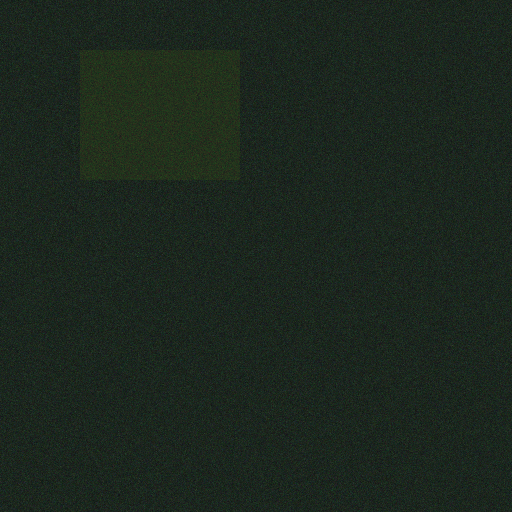
#> input picture SatQueryAI/tests/bitemporal_t1_cartosat.tif, 512 x 512 px, given in place of spi.mp4, which was not available
$ python enhance_video.py
#> lines starting #> are read from the running program, lines starting #| are printed output that depends on the picture; pictures that were not available may be replaced by others from this repository, and a replacement may not be noted
#> in main, frame is the input picture: shape (512, 512, 3); mean B, G, R 29.7, 38.9, 27.7
from pathlib import Path

import cv2
import numpy as np


SOURCE = Path("spi.mp4")
TARGET = Path("spi-hd.mp4")
TARGET_SIZE = (1920, 1080)


def cinematic_crop(frame):
    height, width = frame.shape[:2]
#> height = 512; width = 512
    target_ratio = TARGET_SIZE[0] / TARGET_SIZE[1]
    crop_height = int(width / target_ratio)
#> crop_height = 288
    crop_height = min(crop_height, height)
    y0 = max((height - crop_height) // 2, 0)
#> y0 = 112
    return frame[y0 : y0 + crop_height, 0:width]
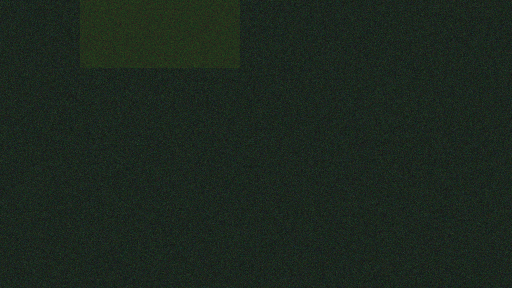
#> returned value: shape (288, 512, 3); mean of channels 0, 1, 2 29.7, 38.8, 27.6; drawn as B, G, R


def enhance_frame(frame):
    frame = cv2.resize(frame, TARGET_SIZE, interpolation=cv2.INTER_CUBIC)
#> frame: shape (1080, 1920, 3)

    lab = cv2.cvtColor(frame, cv2.COLOR_BGR2LAB)
#> lab: shape (1080, 1920, 3); mean of channels 0, 1, 2 36.4, 120.9, 132.5
    luminance, a_channel, b_channel = cv2.split(lab)
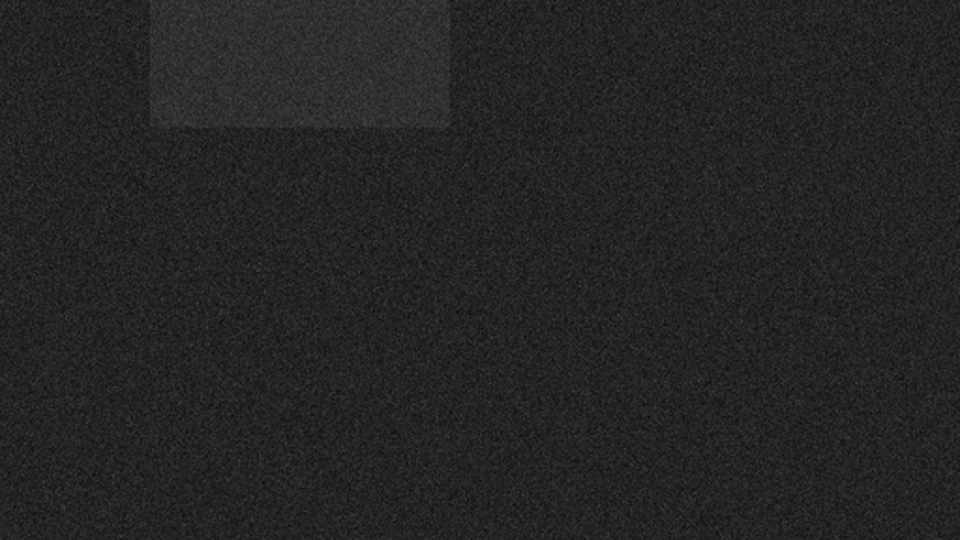
#> luminance: shape (1080, 1920) (shown at 1/2 size); min 11, max 74, mean 36.4
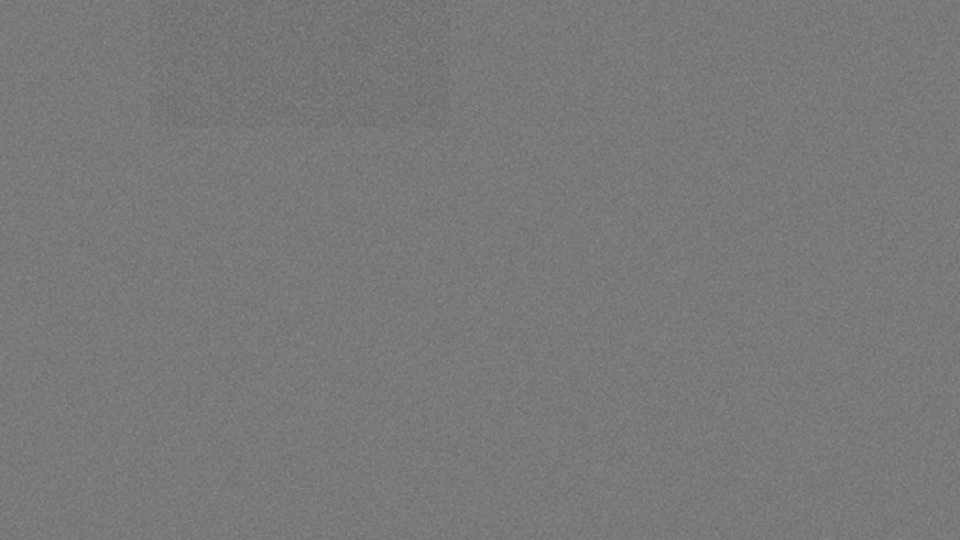
#> a_channel: shape (1080, 1920) (shown at 1/2 size); min 103, max 142, mean 120.9
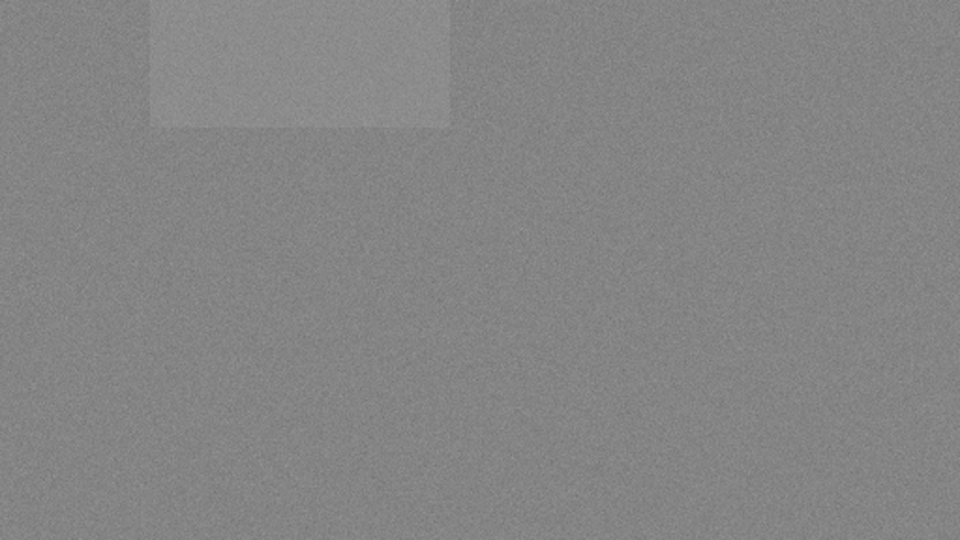
#> b_channel: shape (1080, 1920) (shown at 1/2 size); min 112, max 152, mean 132.5
    clahe = cv2.createCLAHE(clipLimit=1.8, tileGridSize=(8, 8))
    luminance = clahe.apply(luminance)
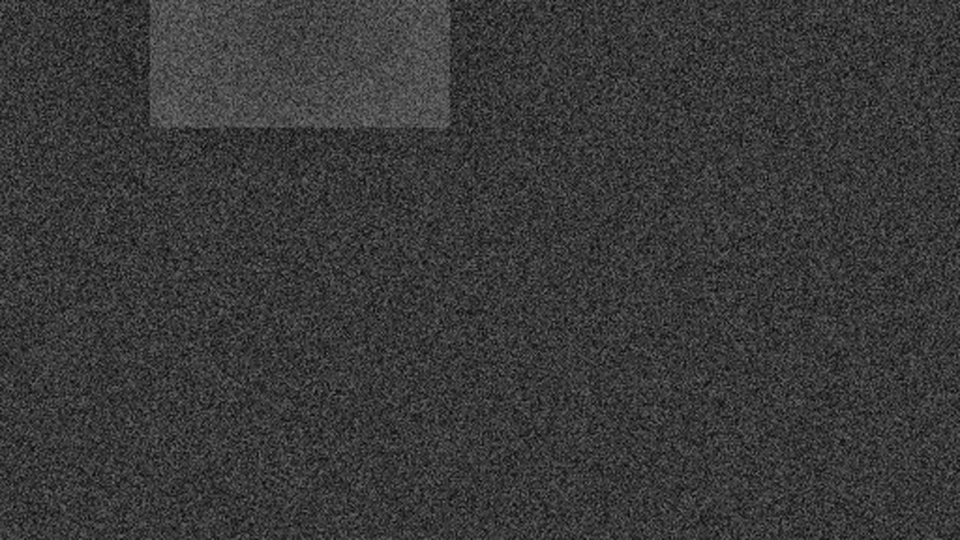
#> luminance: shape (1080, 1920) (shown at 1/2 size); min 9, max 118, mean 56.8
    frame = cv2.cvtColor(cv2.merge((luminance, a_channel, b_channel)), cv2.COLOR_LAB2BGR)
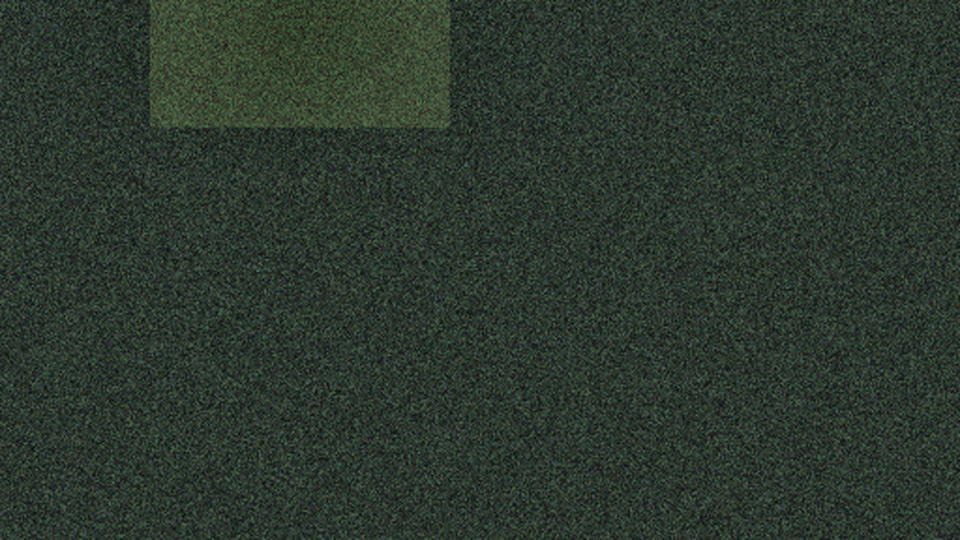
#> frame: shape (1080, 1920, 3) (shown at 1/2 size); mean B, G, R 46.5, 56.4, 44.5

    hsv = cv2.cvtColor(frame, cv2.COLOR_BGR2HSV).astype(np.float32)
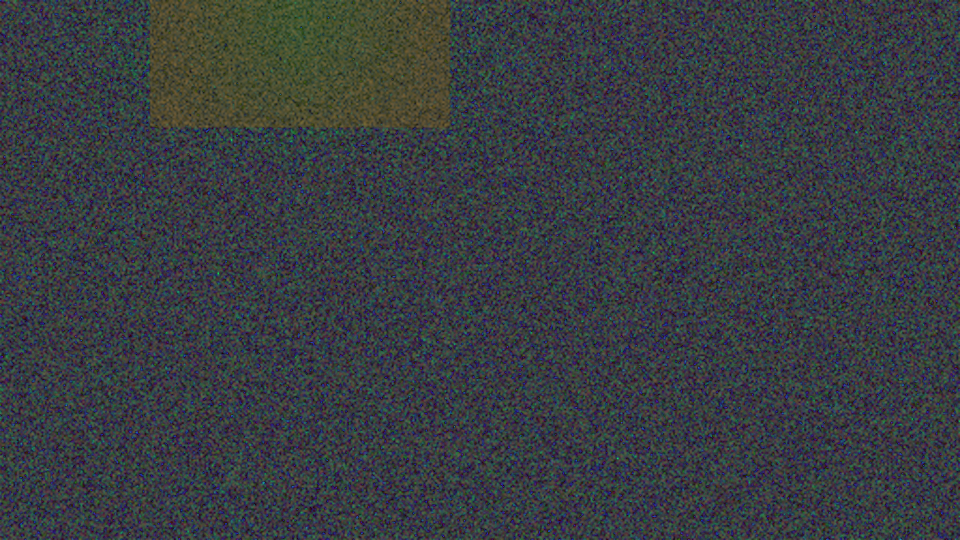
#> hsv: shape (1080, 1920, 3) float32 (shown at 1/2 size); mean B, G, R 66.1, 61.1, 56.7
    hsv[:, :, 1] = np.clip(hsv[:, :, 1] * 1.08, 0, 255)
    hsv[:, :, 2] = np.clip(hsv[:, :, 2] * 1.03, 0, 255)
    frame = cv2.cvtColor(hsv.astype(np.uint8), cv2.COLOR_HSV2BGR)

    blurred = cv2.GaussianBlur(frame, (0, 0), 1.15)
    return cv2.addWeighted(frame, 1.28, blurred, -0.28, 0)
#> returned value: shape (1080, 1920, 3)


def main():
    capture = cv2.VideoCapture(str(SOURCE))
    if not capture.isOpened():
        raise SystemExit(f"Could not open {SOURCE}")

    fps = capture.get(cv2.CAP_PROP_FPS) or 30
    total_frames = int(capture.get(cv2.CAP_PROP_FRAME_COUNT) or 0)
    fourcc = cv2.VideoWriter_fourcc(*"mp4v")
    writer = cv2.VideoWriter(str(TARGET), fourcc, fps, TARGET_SIZE)

    if not writer.isOpened():
        raise SystemExit("Could not create HD MP4 writer")

    index = 0
    while True:
        ok, frame = capture.read()
        if not ok:
            break

        writer.write(enhance_frame(cinematic_crop(frame)))
        index += 1

        if total_frames and index % 100 == 0:
            print(f"rendered {index}/{total_frames}")

    writer.release()
    capture.release()
    print(f"wrote {TARGET.resolve()}")


if __name__ == "__main__":
    main()

$ run again, on SatQueryAI/tests/bitemporal_t2_cartosat.tif
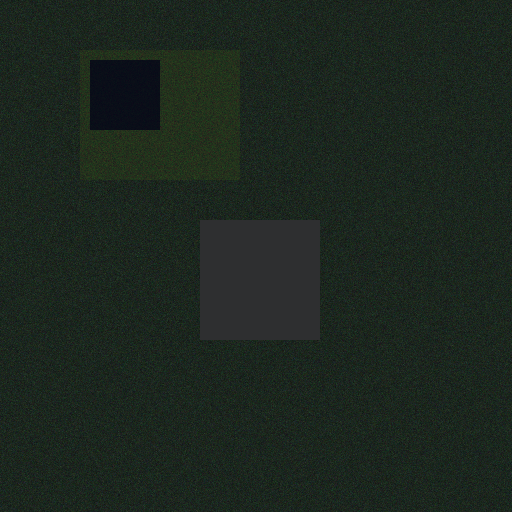
#> input picture SatQueryAI/tests/bitemporal_t2_cartosat.tif, 512 x 512 px, given in place of spi.mp4, which was not available
#> in main, frame is the input picture: shape (512, 512, 3); mean B, G, R 30.6, 38.7, 28.3
#> lab: shape (1080, 1920, 3); mean of channels 0, 1, 2 37.5, 121.7, 131.8
#> in enhance_frame, `frame = cv2.cvtColor(cv2.merge((luminance, a_channel, b_channel)), cv2..`:
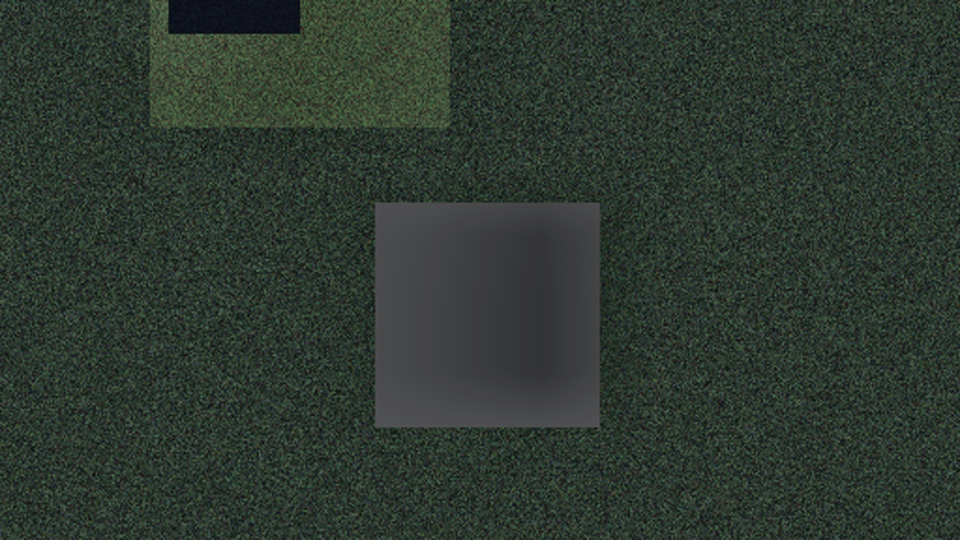
#> frame: shape (1080, 1920, 3) (shown at 1/2 size); mean B, G, R 48.3, 56.9, 46.2
#> in enhance_frame, `hsv = cv2.cvtColor(frame, cv2.COLOR_BGR2HSV).astype(np.float32)`:
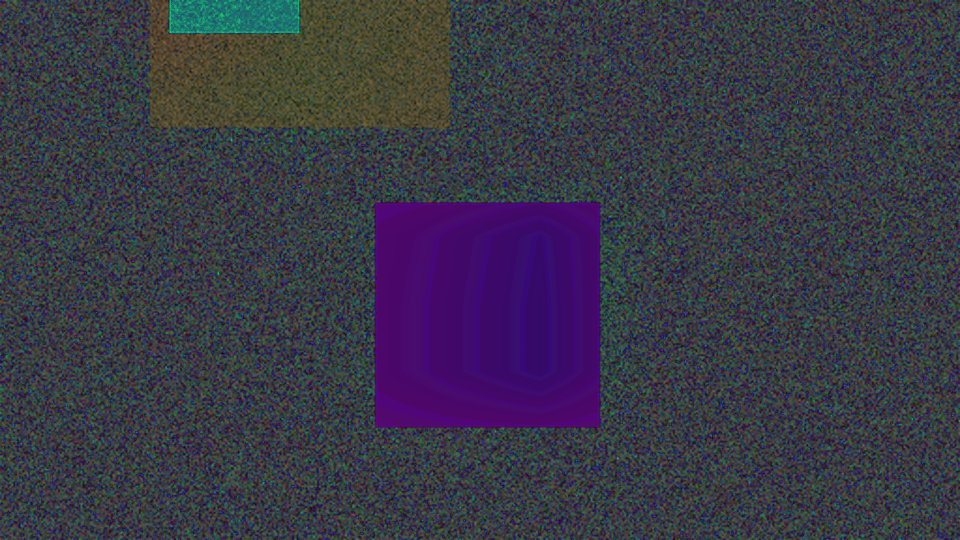
#> hsv: shape (1080, 1920, 3) float32 (shown at 1/2 size); mean B, G, R 70.6, 56.6, 57.4

$ run again, on SatQueryAI/tests/coregistered_optical_vnir.tif
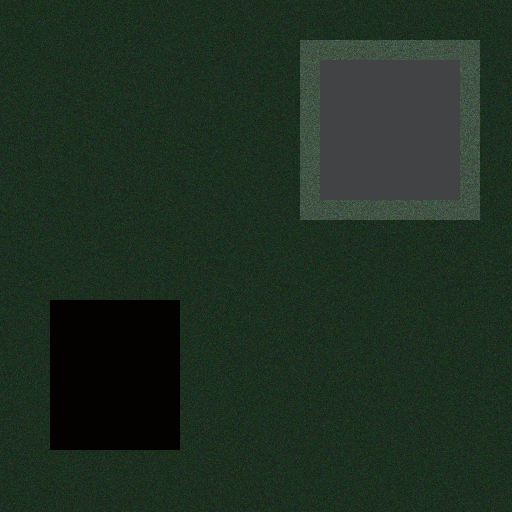
#> input picture SatQueryAI/tests/coregistered_optical_vnir.tif, 512 x 512 px, given in place of spi.mp4, which was not available
#> in main, frame is the input picture: shape (512, 512, 3); mean B, G, R 33.4, 46.6, 30.7
#> lab: shape (1080, 1920, 3); mean of channels 0, 1, 2 44.6, 118.3, 134.3
#> in enhance_frame, `frame = cv2.cvtColor(cv2.merge((luminance, a_channel, b_channel)), cv2..`:
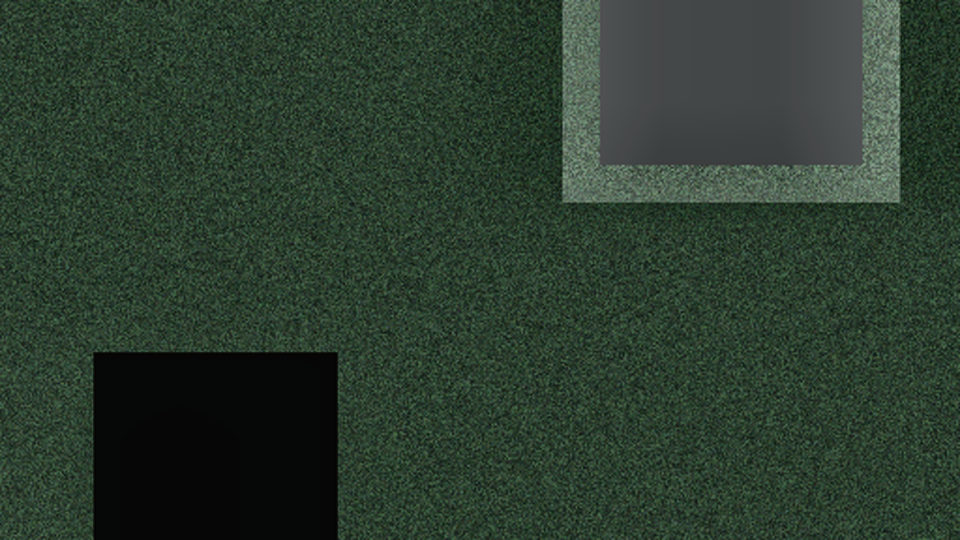
#> frame: shape (1080, 1920, 3) (shown at 1/2 size); mean B, G, R 46.7, 60.4, 44
#> in enhance_frame, `hsv = cv2.cvtColor(frame, cv2.COLOR_BGR2HSV).astype(np.float32)`:
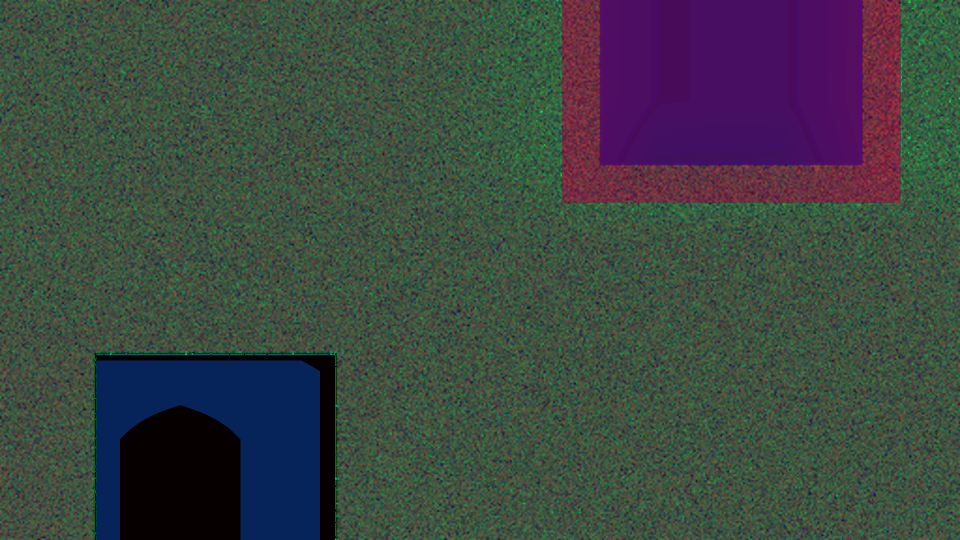
#> hsv: shape (1080, 1920, 3) float32 (shown at 1/2 size); mean B, G, R 65.8, 70.7, 60.6
